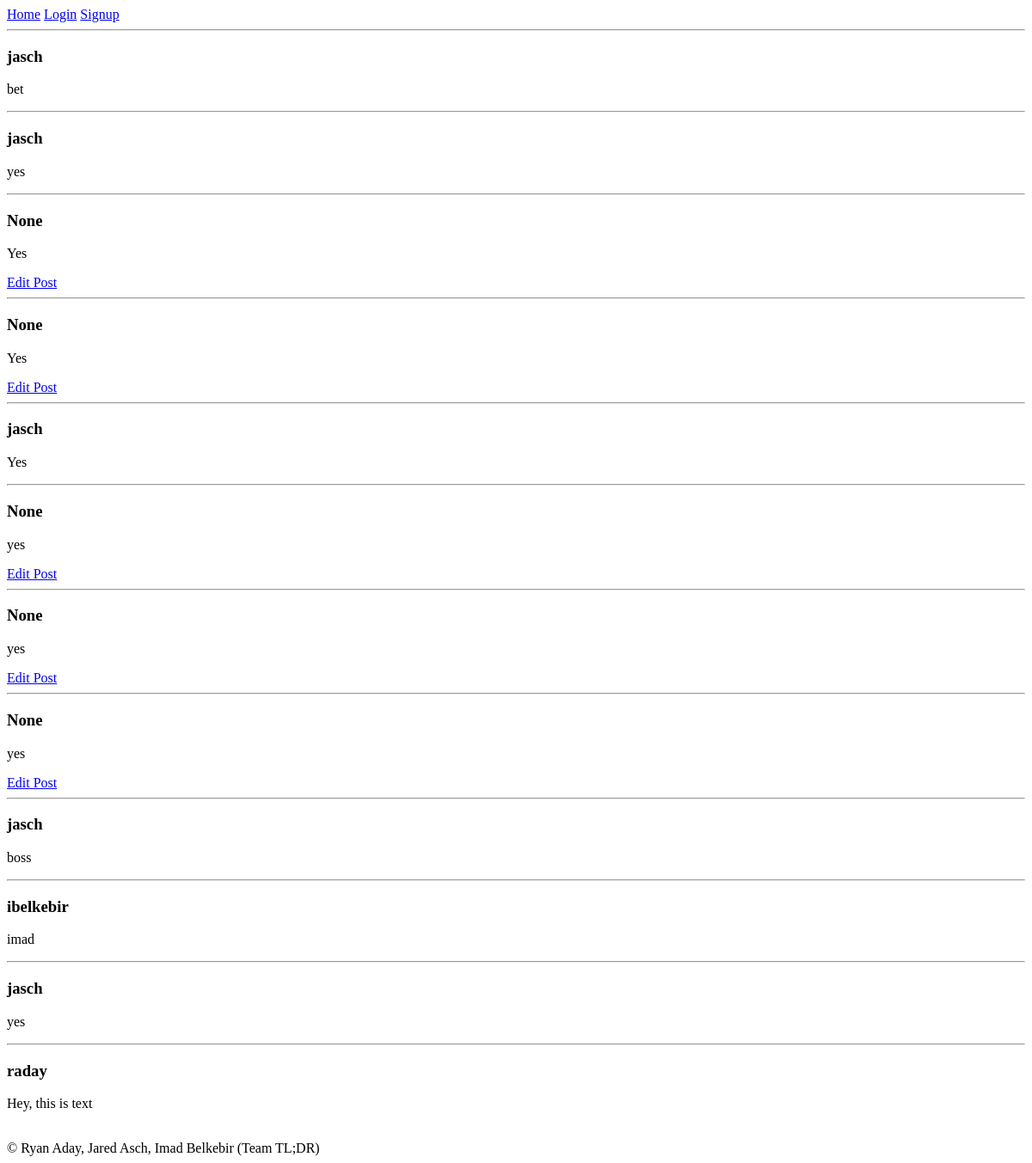
Before: / with the older database file.
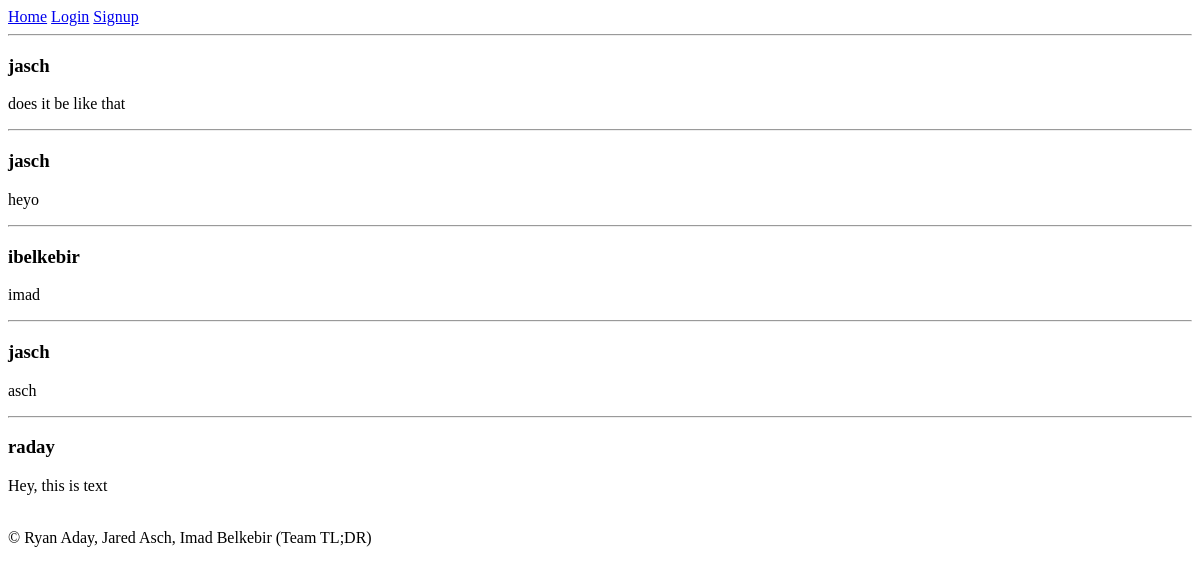
After: the same page with the newer database file.
### tables this page shows
CREATE TABLE posts (id INTEGER PRIMARY KEY AUTOINCREMENT, username TEXT, body TEXT);

### app.py (the view)
@app.route("/", methods=["GET"])
def index():
    return render_template("index.html", current_user = session.get("user"), posts = get_all_posts()[::-1])

### util/db_utils.py (called while the page is built)
def get_all_posts():
    db = sqlite3.connect(DB_FILE)
    c = db.cursor()
    data = c.execute("SELECT * FROM posts").fetchall()
    db.commit()
    db.close()
    return data

### templates/index.html (shortened to what this page needs)
{% extends "base.html" %}
{% block content %}
{% for post in posts %}
    <hr/>
    <h3>{{ post[1] }}</h4>
    {% if edit_id == post[0] %}
        <form action="{{ url_for('edit', post_id = edit_id) }}" method="POST">
            <textarea name = "blog_post">{{ post[2] }}</textarea></br>
            <input type="submit" name = "Post" value="Submit Edit" />
        </form>
    {% else %}
        <p>{{ post[2] }}</p>
    {% endif %}
    {% if post[1] == current_user %}
        <a href = "{{ url_for('edit', post_id = post[0]) }}">Edit Post</a>
    {% endif %}
{% endfor %}
{% endblock %}

### templates/base.html (shortened to what this page needs)
<!DOCTYPE html>
<html>
    <head>
    </head>
    <body>
        <a href = "{{ url_for('index') }}">Home</a>
        {% if current_user %}
            <a href = "{{ url_for('profile', username = current_user) }}">Profile</a>
            <a href = "{{ url_for('logout') }}">Logout</a>
        {% else %}
            <a href = "{{ url_for('login') }}">Login</a>
            <a href = "{{ url_for('signup') }}">Signup</a>
        {% endif %}
        {% block content %} {% endblock %}
        <br>
        {% block footer %}
            &copy; Ryan Aday, Jared Asch, Imad Belkebir (Team TL;DR)
        {% endblock %}
    </body>
</html>

Changed rows visible on the page:
removed posts: username "jasch", body "bet"
removed posts: username "jasch", body "yes"
removed posts: post "None", body "Yes"
removed posts: post "None", body "Yes"
removed posts: username "jasch", body "Yes"
removed posts: post "None", body "yes"
removed posts: post "None", body "yes"
changed posts: username "None" → "jasch"; body "yes" → "does it be like that"; no longer shows "Edit Post"
changed posts: body "boss" → "heyo"
changed posts: body "yes" → "asch"
